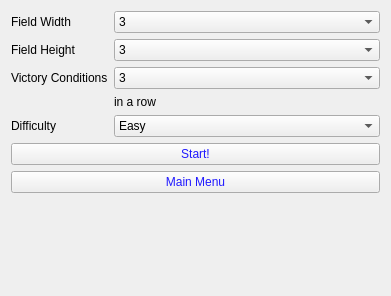
<?xml version="1.0" encoding="UTF-8"?>
<ui version="4.0">
 <class>SingleplayerSetup</class>
 <widget class="QWidget" name="SingleplayerSetup">
  <property name="geometry">
   <rect>
    <x>0</x>
    <y>0</y>
    <width>391</width>
    <height>296</height>
   </rect>
  </property>
  <property name="windowTitle">
   <string>Form</string>
  </property>
  <layout class="QHBoxLayout" name="horizontalLayout">
   <item>
    <layout class="QFormLayout" name="formLayout">
     <property name="fieldGrowthPolicy">
      <enum>QFormLayout::AllNonFixedFieldsGrow</enum>
     </property>
     <item row="0" column="0">
      <widget class="QLabel" name="fieldWidthLabel">
       <property name="text">
        <string>Field Width</string>
       </property>
      </widget>
     </item>
     <item row="2" column="0">
      <widget class="QLabel" name="fieldHeightLabel">
       <property name="text">
        <string>Field Height</string>
       </property>
      </widget>
     </item>
     <item row="4" column="0">
      <widget class="QLabel" name="vcLabel">
       <property name="text">
        <string>Victory Conditions</string>
       </property>
      </widget>
     </item>
     <item row="6" column="0">
      <widget class="QLabel" name="diffLabel">
       <property name="text">
        <string>Difficulty</string>
       </property>
      </widget>
     </item>
     <item row="4" column="1">
      <widget class="QComboBox" name="vcComboBox">
       <item>
        <property name="text">
         <string>3</string>
        </property>
       </item>
       <item>
        <property name="text">
         <string>4</string>
        </property>
       </item>
       <item>
        <property name="text">
         <string>5</string>
        </property>
       </item>
       <item>
        <property name="text">
         <string>6</string>
        </property>
       </item>
      </widget>
     </item>
     <item row="2" column="1">
      <widget class="QComboBox" name="heightBox">
       <item>
        <property name="text">
         <string>3</string>
        </property>
       </item>
       <item>
        <property name="text">
         <string>4</string>
        </property>
       </item>
       <item>
        <property name="text">
         <string>5</string>
        </property>
       </item>
       <item>
        <property name="text">
         <string>6</string>
        </property>
       </item>
       <item>
        <property name="text">
         <string>7</string>
        </property>
       </item>
       <item>
        <property name="text">
         <string>8</string>
        </property>
       </item>
       <item>
        <property name="text">
         <string>9</string>
        </property>
       </item>
       <item>
        <property name="text">
         <string>10</string>
        </property>
       </item>
      </widget>
     </item>
     <item row="0" column="1">
      <widget class="QComboBox" name="widthBox">
       <item>
        <property name="text">
         <string>3</string>
        </property>
       </item>
       <item>
        <property name="text">
         <string>4</string>
        </property>
       </item>
       <item>
        <property name="text">
         <string>5</string>
        </property>
       </item>
       <item>
        <property name="text">
         <string>6</string>
        </property>
       </item>
       <item>
        <property name="text">
         <string>7</string>
        </property>
       </item>
       <item>
        <property name="text">
         <string>8</string>
        </property>
       </item>
       <item>
        <property name="text">
         <string>9</string>
        </property>
       </item>
       <item>
        <property name="text">
         <string>10</string>
        </property>
       </item>
      </widget>
     </item>
     <item row="6" column="1">
      <widget class="QComboBox" name="diffComboBox">
       <item>
        <property name="text">
         <string>Easy</string>
        </property>
       </item>
       <item>
        <property name="text">
         <string>Normal</string>
        </property>
       </item>
       <item>
        <property name="text">
         <string>Hard</string>
        </property>
       </item>
       <item>
        <property name="text">
         <string>Impossible</string>
        </property>
       </item>
      </widget>
     </item>
     <item row="9" column="0" colspan="2">
      <widget class="QPushButton" name="startButton">
       <property name="cursor">
        <cursorShape>PointingHandCursor</cursorShape>
       </property>
       <property name="styleSheet">
        <string notr="true">font: 75 italic 16pt &quot;Segoe Print&quot;;
color: rgb(32, 25, 255);</string>
       </property>
       <property name="text">
        <string>Start!</string>
       </property>
      </widget>
     </item>
     <item row="10" column="0" colspan="2">
      <widget class="QPushButton" name="mainMenuButton">
       <property name="cursor">
        <cursorShape>PointingHandCursor</cursorShape>
       </property>
       <property name="styleSheet">
        <string notr="true">color: rgb(32, 25, 255);
font: 75 16pt &quot;Segoe Print&quot;;</string>
       </property>
       <property name="text">
        <string>Main Menu</string>
       </property>
      </widget>
     </item>
     <item row="5" column="1">
      <widget class="QLabel" name="label">
       <property name="text">
        <string>in a row</string>
       </property>
      </widget>
     </item>
    </layout>
   </item>
  </layout>
 </widget>
 <resources/>
 <connections/>
</ui>
